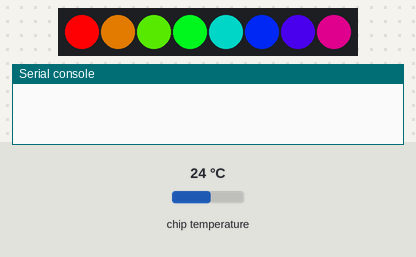
A program run on a simulated Raspberry Pi Pico running MicroPython. On the bench: 8 RGB LEDs in strip order, left to right, the last lines printed to the serial console. The test bench sets the inputs (shaded band); at power-on: chip temperature 24 °C.

Above: at 0.5 s.
At 1.29 s:
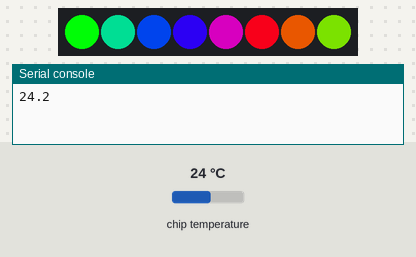
Timing chart, 0 to 22.0 s (numbered marks = the images above):
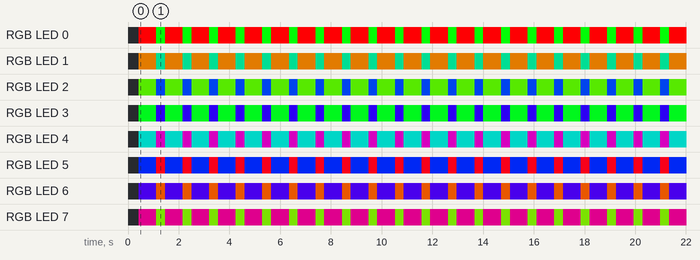

Measured:
- by itself, RGB LED 0: alternates RGB(252, 0, 3) for 0.70 s and RGB(0, 249, 6) for 0.35 s
- by itself, RGB LED 1: alternates RGB(165, 90, 0) for 0.70 s and RGB(0, 153, 102) for 0.35 s
- by itself, RGB LED 2: alternates RGB(69, 186, 0) for 0.70 s and RGB(0, 57, 198) for 0.35 s
- by itself, RGB LED 3: alternates RGB(39, 0, 216) for 0.35 s and RGB(0, 228, 27) for 0.70 s
- by itself, RGB LED 4: alternates RGB(135, 0, 120) for 0.35 s and RGB(0, 132, 123) for 0.70 s
- by itself, RGB LED 5: alternates RGB(231, 0, 24) for 0.35 s and RGB(0, 36, 219) for 0.70 s
- by itself, RGB LED 6: alternates RGB(186, 69, 0) for 0.35 s and RGB(60, 0, 195) for 0.70 s
- by itself, RGB LED 7: alternates RGB(156, 0, 99) for 0.70 s and RGB(90, 165, 0) for 0.35 s

The program:

led.py
```python
#from machine import Pin
#from utime import sleep

#led = Pin(22, Pin.OUT)

#while True:
#    led.toggle()
#    sleep(1)

import machine
import neopixel
import utime

NUM_LEDS = 8
pin = machine.Pin(15)
np = neopixel.NeoPixel(pin, NUM_LEDS)

# Function for rainbow effect
def rainbow_cycle(wait):
    for j in range(255):
        for i in range(NUM_LEDS):
            rc_index = (i * 256 // NUM_LEDS) + j
            np[i] = wheel(rc_index & 255)  # Set LED color using wheel function
        np.write()
        utime.sleep_ms(wait)

def wheel(pos):
    if pos < 85:
        return (255 - pos * 3, pos * 3, 0)  # Red to Green transition
    elif pos < 170:
        pos -= 85
        return (0, 255 - pos * 3, pos * 3)  # Green to Blue transition
    else:
        pos -= 170
        return (pos * 3, 0, 255 - pos * 3)  # Blue to Red transition

sensor = machine.ADC(4)
def readTemp():
    adc_value = sensor.read_u16()
    volt = (3.3/65535) * adc_value
    temperature = 27 - (volt - 0.706)/0.001721
    return round(temperature, 1)
i = 0
while True:
    rainbow_cycle(0)  # Call the rainbow effect function with a delay of 20 milliseconds
    if(i  == 5):
        currentTemp = readTemp()
        print(currentTemp)
        i=0
    i = i+1
```
